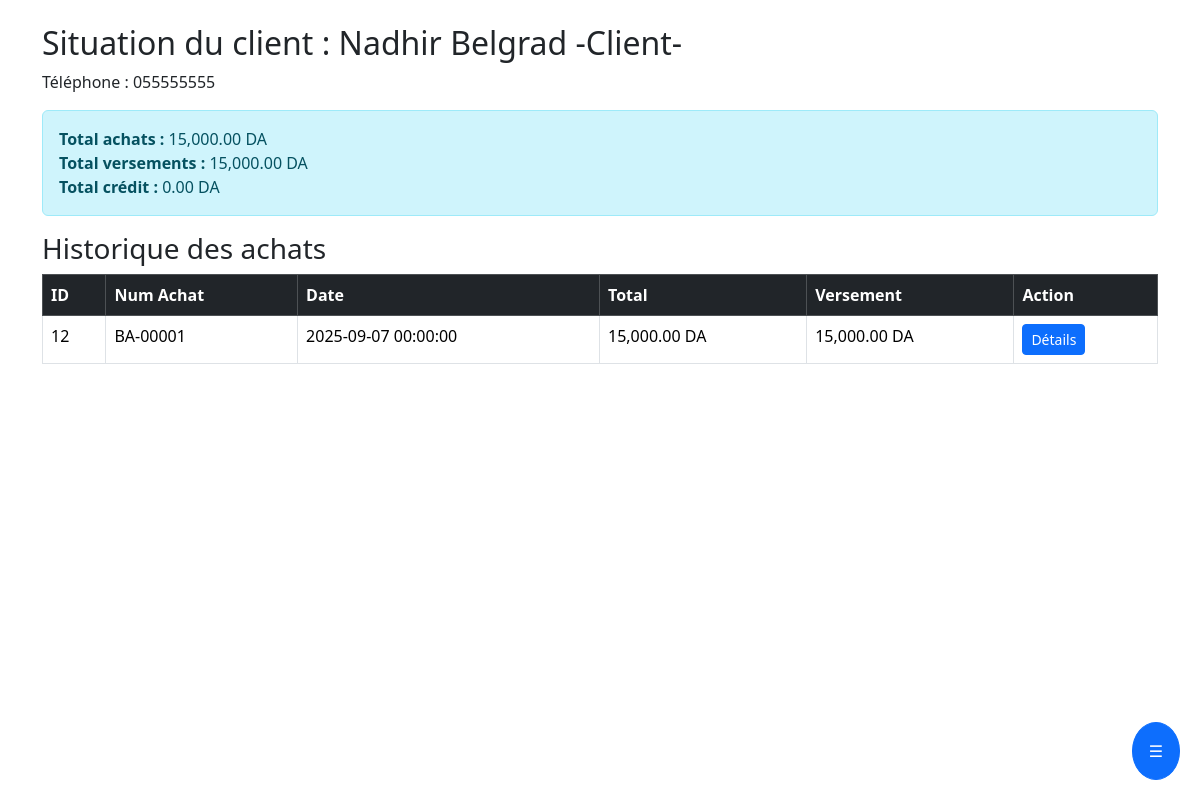
Page /fournisseurs_situation.php?id=14 on the committed database.
### tables this page shows
CREATE TABLE `users` (
  `id` int(11) NOT NULL,
  `username` varchar(100) NOT NULL,
  `password` varchar(255) NOT NULL,
  `rank` varchar(50) NOT NULL,
  `telephone` varchar(50) NOT NULL
);

CREATE TABLE `achats` (
  `id` int(11) NOT NULL,
  `num_achat` varchar(20) NOT NULL,
  `date` datetime DEFAULT current_timestamp(),
  `id_user` int(11) NOT NULL,
  `versement` decimal(10,2) DEFAULT 0.00
);

### fournisseurs_situation.php (the view, shortened to what this page needs)
<?php
include "includes/db.php";
include "includes/header.php";
include "includes/sidebar.php";
$id_client = intval($_GET['id']);
$stmt = $conn->prepare("SELECT * FROM users WHERE id = ? AND rank = 'provider'");
$stmt->execute([$id_client]);
$client = $stmt->fetch(PDO::FETCH_ASSOC);
$stmt_total = $conn->prepare("
    SELECT
        SUM(vd.quantite * vd.prix_achat) AS total_ventes,
        SUM(v.versement) AS total_versements
    FROM achats v
    INNER JOIN achats_details vd ON v.id = vd.id_achat
    WHERE v.id_user = ?
");
$stmt_total->execute([$id_client]);
$result = $stmt_total->fetch(PDO::FETCH_ASSOC);
$total_ventes = $result['total_ventes'] ?? 0;
$total_versements = $result['total_versements'] ?? 0;
$total_credit = $total_ventes - $total_versements;
$stmt_hist = $conn->prepare("
    SELECT
        v.id, v.num_achat, v.date, v.versement,
        SUM(vd.quantite * vd.prix_achat) AS total
    FROM achats v
    INNER JOIN achats_details vd ON v.id = vd.id_achat
    WHERE v.id_user = ?
    GROUP BY v.id, v.num_achat, v.date, v.versement
    ORDER BY v.date DESC
");
$stmt_hist->execute([$id_client]);
$ventes = $stmt_hist->fetchAll(PDO::FETCH_ASSOC);
?>
<!DOCTYPE html>
<html lang="fr">
<head>
    <link href="https://cdn.jsdelivr.net/npm/bootstrap@5.3.3/dist/css/bootstrap.min.css" rel="stylesheet">
</head>
<body class="container mt-4">
    <h2>Situation du client : <?= htmlspecialchars($client['username']) ?></h2>
    <p>Téléphone : <?= htmlspecialchars($client['telephone']) ?></p>
    <div class="alert alert-info">
        <strong>Total achats :</strong> <?= number_format($total_ventes, 2) ?> DA <br>
        <strong>Total versements :</strong> <?= number_format($total_versements, 2) ?> DA <br>
        <strong>Total crédit :</strong> <?= number_format($total_credit, 2) ?> DA
    </div>
    <h3>Historique des achats</h3>
    <table class="table table-bordered">
        <thead class="table-dark">
            <tr>
                <th>ID</th>
                <th>Num Achat</th>
                <th>Date</th>
                <th>Total</th>
                <th>Versement</th>
                <th>Action</th>
            </tr>
        </thead>
        <tbody>
            <?php if ($ventes): ?>
                <?php foreach ($ventes as $vente): ?>
                    <tr>
                        <td><?= $vente['id'] ?></td>
                        <td><?= htmlspecialchars($vente['num_achat']) ?></td>
                        <td><?= htmlspecialchars($vente['date']) ?></td>
                        <td><?= number_format($vente['total'], 2) ?> DA</td>
                        <td><?= number_format($vente['versement'], 2) ?> DA</td>
                        <td>
                            <a href="fournisseur_detail_vente.php?id=<?= $vente['id'] ?>" class="btn btn-primary btn-sm">
                                Détails
                            </a>
                        </td>
                    </tr>
                <?php endforeach; ?>
            <?php else: ?>
                <tr><td colspan="6" class="text-center">Aucun achat trouvée.</td></tr>
            <?php endif; ?>
        </tbody>
    </table>
</body>
</html>

### rows in the picture
users: username "Nadhir Belgrad -Client-", telephone "055555555"
achats: id "12", num_achat "BA-00001", date "2025-09-07 00:00:00", total "15,000.00", versement "15,000.00"

### other values in the picture
$total_ventes "15,000.00"
$total_versements "15,000.00"
$total_credit "0.00"
